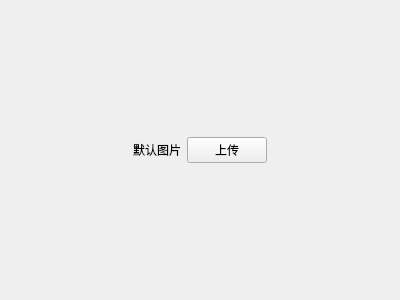
<?xml version="1.0" encoding="UTF-8"?>
<ui version="4.0">
    <class>Form</class>
    <widget class="QWidget" name="Form">
        <property name="geometry">
            <rect>
                <x>0</x>
                <y>0</y>
                <width>400</width>
                <height>300</height>
            </rect>
        </property>
        <property name="windowTitle">
            <string>Form</string>
        </property>
        <layout class="QHBoxLayout" name="horizontalLayout_2">
            <property name="leftMargin">
                <number>0</number>
            </property>
            <property name="topMargin">
                <number>0</number>
            </property>
            <property name="rightMargin">
                <number>0</number>
            </property>
            <property name="bottomMargin">
                <number>0</number>
            </property>
            <item>
                <spacer name="horizontalSpacer">
                    <property name="orientation">
                        <enum>Qt::Horizontal</enum>
                    </property>
                    <property name="sizeHint" stdset="0">
                        <size>
                            <width>40</width>
                            <height>20</height>
                        </size>
                    </property>
                </spacer>
            </item>
            <item>
                <widget class="QLabel" name="label_pic">
                    <property name="text">
                        <string>默认图片</string>
                    </property>
                    <property name="alignment">
                        <set>Qt::AlignCenter</set>
                    </property>
                </widget>
            </item>
            <item>
                <widget class="QPushButton" name="btn_upload">
                    <property name="cursor">
                        <cursorShape>PointingHandCursor</cursorShape>
                    </property>
                    <property name="text">
                        <string>上传</string>
                    </property>
                </widget>
            </item>
            <item>
                <spacer name="horizontalSpacer_2">
                    <property name="orientation">
                        <enum>Qt::Horizontal</enum>
                    </property>
                    <property name="sizeHint" stdset="0">
                        <size>
                            <width>40</width>
                            <height>20</height>
                        </size>
                    </property>
                </spacer>
            </item>
        </layout>
    </widget>
    <resources/>
    <connections/>
</ui>
